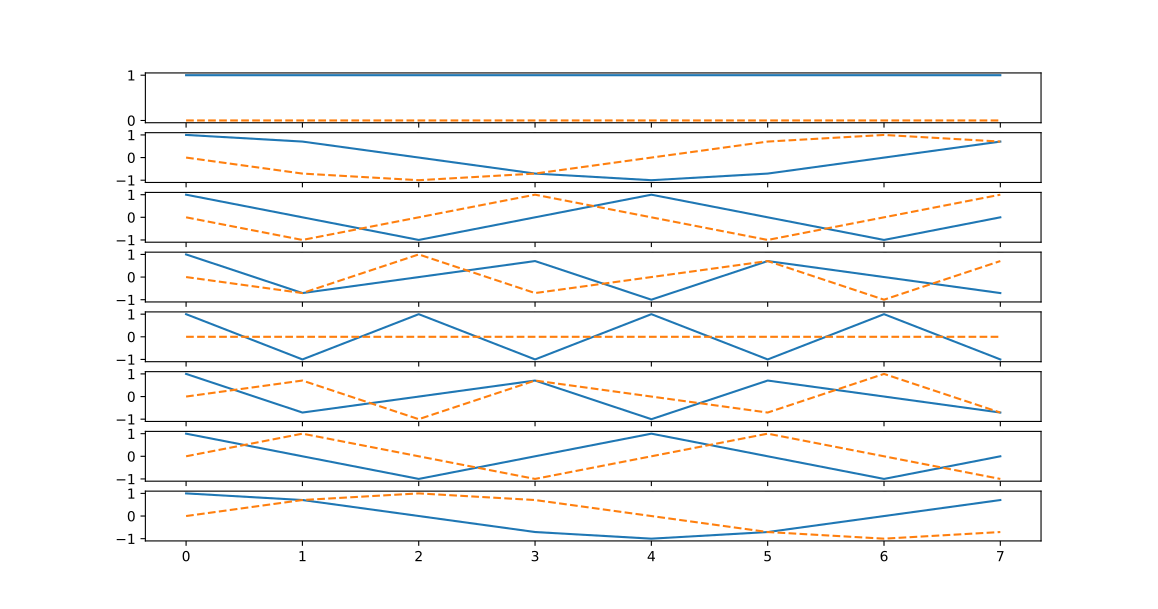

Recreate this plot in Python.
from common import Signal
from common import SignalType

import numpy as np
import matplotlib.pyplot as plt
import math

N = 8
F = np.zeros((N, N), dtype=complex)
I = np.identity(N, dtype=complex)

fig, axes = plt.subplots(N, 1, figsize=(10, 12))


for i in range(N):
    for j in range(N):
        F[i][j] = math.e**(1j * -2 * np.pi * i * j / N) 

for i in range(N):
    axes[i].plot(np.arange(0, N, 1), F[i].real)
    axes[i].plot(np.arange(0, N, 1), F[i].imag, linestyle='dashed')

print(np.allclose((np.matmul(F.conj(), F)) / 4, I))
plt.show()
